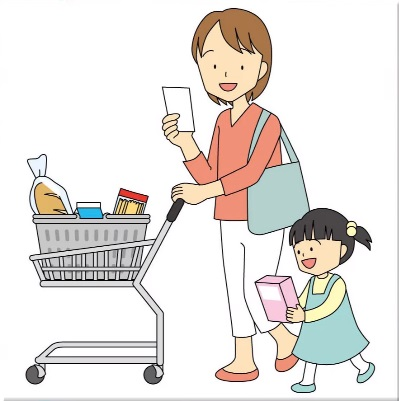
#> input picture F55121060_Isra Septia Cahyani_PCD/image1.jpg, 399 x 401 px
$ python 'Difference Image.py'
#> lines starting #> are read from the running program, lines starting #| are printed output that depends on the picture; after the words box and inside, x2 and y2 are one past the last pixel; in counts of white or black regions, pixels touching at a corner belong together
import cv2

# Load gambar pertama dan kedua
img1 = cv2.imread('image1.jpg')
#> img1 is the input picture: shape (401, 399, 3); mean B, G, R 223.9, 227.7, 232.3
img2 = cv2.imread('image2.jpg')
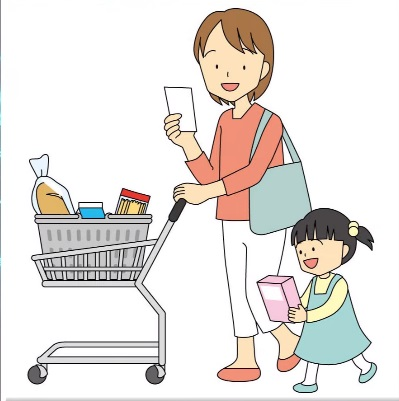
#> input picture F55121060_Isra Septia Cahyani_PCD/image2.jpg, 399 x 401 px
#> img2 is the input picture: shape (401, 399, 3); mean B, G, R 223.8, 227.6, 232.3

# Ubah kedua gambar menjadi grayscale
gray_img1 = cv2.cvtColor(img1, cv2.COLOR_BGR2GRAY)
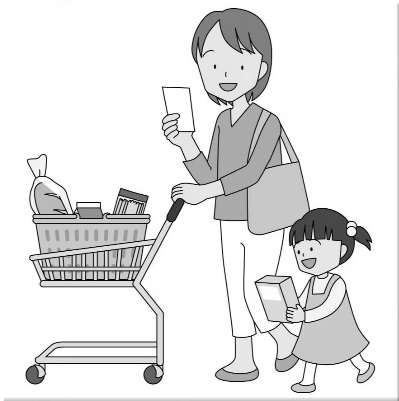
#> gray_img1: shape (401, 399); min 0, max 255, mean 228.6
gray_img2 = cv2.cvtColor(img2, cv2.COLOR_BGR2GRAY)
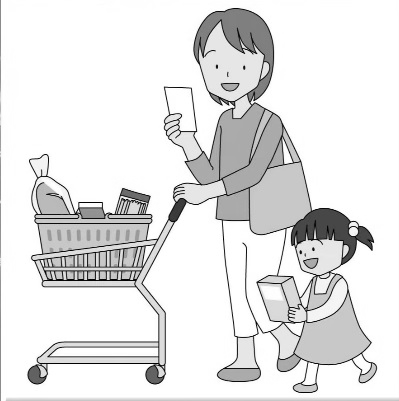
#> gray_img2: shape (401, 399); min 0, max 255, mean 228.6

# Hitung perbedaan pixel antara kedua gambar
diff = cv2.absdiff(gray_img1, gray_img2)
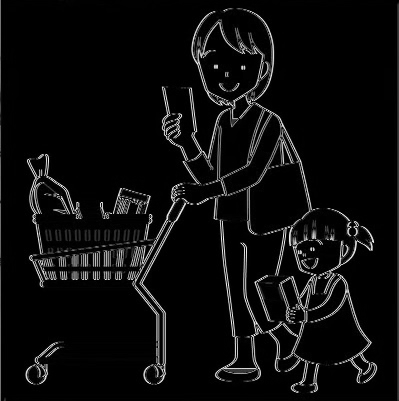
#> diff: shape (401, 399); min 0, max 255, mean 12.8

# Thresholding pada citra perbedaan untuk menghilangkan noise
thresh = cv2.threshold(diff, 10, 255, cv2.THRESH_BINARY)[1]
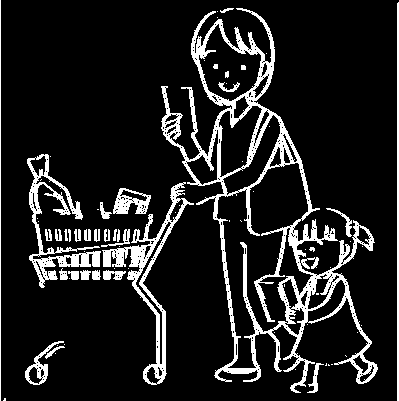
#> thresh: shape (401, 399); 12.8% white; 74 white regions (41 under 20 px)

# Mencari kontur pada citra perbedaan
contours, hierarchy = cv2.findContours(thresh, cv2.RETR_EXTERNAL, cv2.CHAIN_APPROX_SIMPLE)
#> contours = 59 contours, 37 with area under 20; largest, box (x1, y1, x2, y2) and area: (161, 8, 378, 393) 29022, (102, 182, 194, 385) 3117, (27, 154, 101, 288) 2054, (113, 188, 151, 214) 622, (25, 341, 64, 385) 459

# Gambar kotak pada kontur yang terdeteksi pada citra asli
for contour in contours:
        (x, y, w, h) = cv2.boundingRect(contour)
        cv2.rectangle(img1, (x, y), (x+w, y+h), (0, 0, 255), 2)
        cv2.rectangle(img2, (x, y), (x+w, y+h), (0, 0, 255), 2)
#> this loop made 59 passes
#> (x, y, w, h) on passes 1, 2, 6, 8, 9, 10, 11, 12, 13, 14, 15, 16: (3, 398, 3, 3), (295, 369, 1, 1), (307, 363, 17, 30), (55, 353, 1, 1), (45, 346, 20, 13), (57, 345, 1, 1), (64, 344, 1, 1), (25, 341, 39, 44), (357, 332, 1, 1), (274, 332, 1, 1), (361, 325, 1, 1), (307, 324, 1, 1)
#> (contour, x, y, w, h) on passes 3, 4, 5, 7, 45, 50: ([[331, 364], [332, 364]], 331, 364, 2, 1), ([[328, 364], [328, 365], [329, 365]], 328, 364, 2, 2), ([[326, 363], [326, 364], [325, 365], [326, 365]], 325, 363, 2, 3), ([[345, 355], [346, 356]], 345, 355, 2, 2), ([[97, 209], [98, 209]], 97, 209, 2, 1), ([[41, 179], [40, 180]], 40, 179, 2, 2)
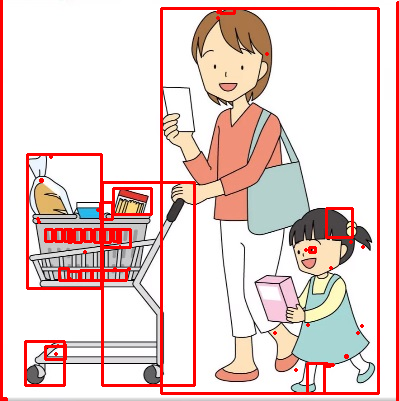
#> img1: shape (401, 399, 3); 7.81% of pixels changed, all inside (x1, y1, x2, y2) = (0, 0, 399, 401)
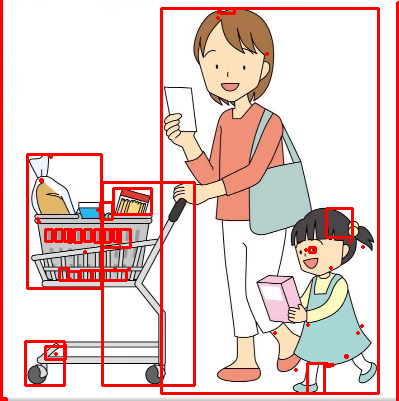
#> img2: shape (401, 399, 3); 7.81% of pixels changed, all inside (x1, y1, x2, y2) = (0, 0, 399, 401)

# Tampilkan gambar asli dan gambar perbandingan
cv2.imshow("Original 1", img1)
cv2.imshow("Original 2", img2)
cv2.imshow("Difference", diff)
cv2.imshow("Thresholded Difference", thresh)

# Tunggu input dari pengguna
cv2.waitKey(0)
cv2.destroyAllWindows()
